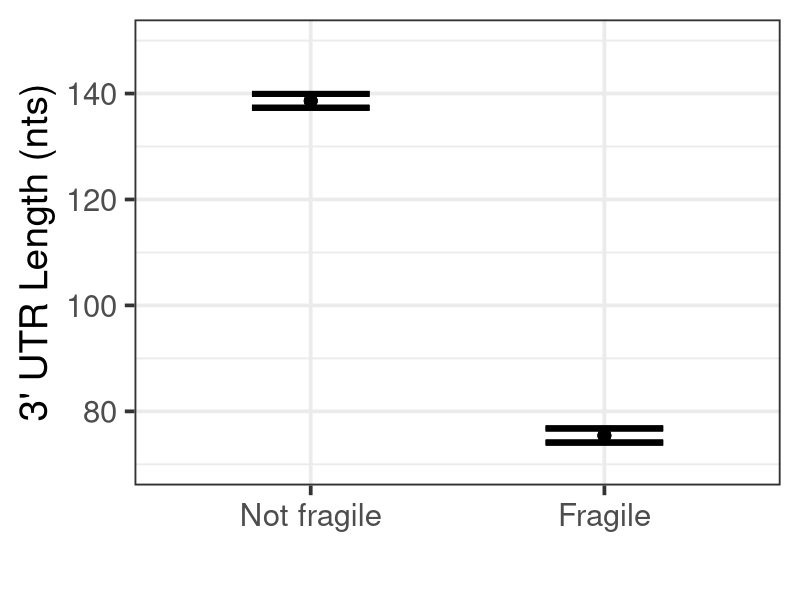
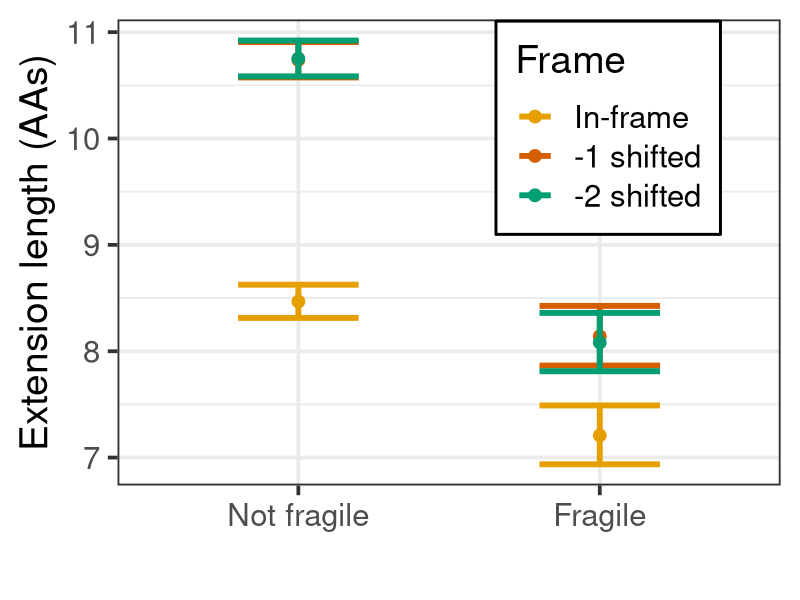
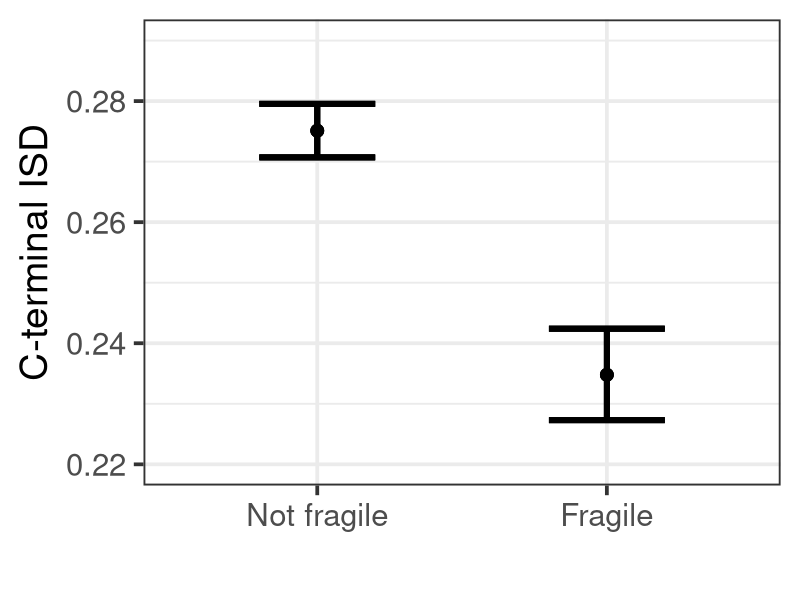
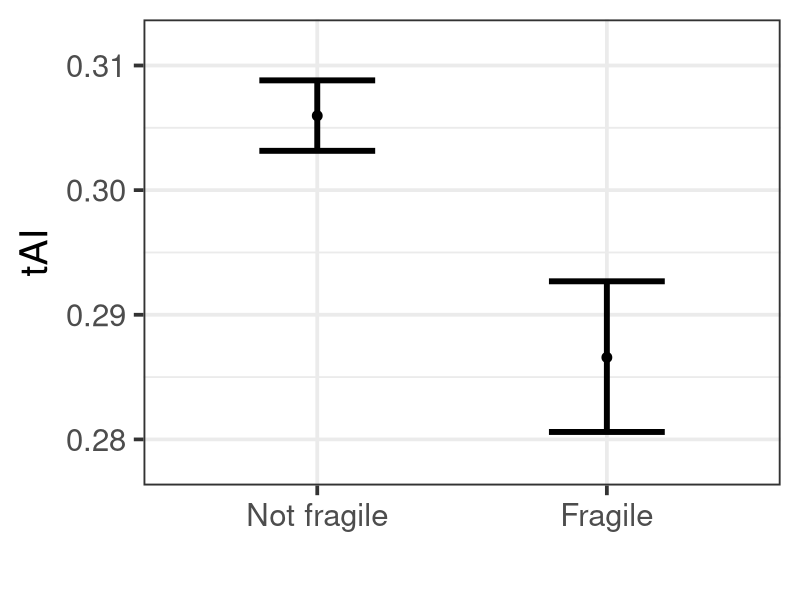

These figures' R source, in order:
# Figure 1 script.

# Load ribohits data.
ribohits.data <- read.table("Data/ribohits_data_tai_8-12-19.tsv", header = T, sep = "\t", stringsAsFactors = F)

# Load packages.
library(tidyverse)

# Gather length data by frame.
names(ribohits.data)[10:12] <- c("In-frame", "-1 shifted", "-2 shifted")
ribohits.frame <- ribohits.data %>% gather("In-frame", "-1 shifted", "-2 shifted", key = "Frame", value = "Length")

# Group by fragile proteins.
fragile.data <- group_by(ribohits.frame, Fragile, Frame) %>%
  summarise(UTR.mean = mean(log(Length.3UTR), na.rm = T),
            UTR.sd = sd(log(Length.3UTR), na.rm = T),
            UTR.N = length(log(Length.3UTR)),
            UTR.se = UTR.sd / sqrt(UTR.N),
            Length.mean = mean(log(Length), na.rm = T),
            Length.sd = sd(log(Length), na.rm = T),
            Length.N = sum(!is.na(Length)),
            Length.se = Length.sd / sqrt(Length.N),
            ISD.Last10.mean = mean(sqrt(ISD.Last10.iupred2), na.rm = T),
            ISD.Last10.sd = sd(sqrt(ISD.Last10.iupred2), na.rm = T),
            ISD.Last10.N = length(sqrt(ISD.Last10.iupred2)),
            ISD.Last10.se = ISD.Last10.sd / sqrt(ISD.Last10.N),
            tAI.mean = mean(tai.4.log, na.rm = T),
            tAI.sd = sd(tai.4.log, na.rm = T),
            tAI.N = sum(!is.na(tai.4.log)),
            tAI.se = tAI.sd / sqrt(tAI.N))
fragile.data$Frame <- factor(fragile.data$Frame)

# Plotting figures.
png(filename = "Scripts/Figures/Fragile_UTRLength_8-12-19.png", width = 350, height = 400)
ggplot(data = fragile.data,
       aes(x = factor(Fragile),
           y = exp(UTR.mean))) +
  geom_point(size = 4) +
  geom_errorbar(aes(ymin = exp(UTR.mean - UTR.se), ymax = exp(UTR.mean + UTR.se)), width = 0.4, size = 2) +
  scale_x_discrete(labels = c("Not fragile", "Fragile")) +
  xlab("") +
  ylab("3' UTR Length (nts)") +
  scale_y_continuous(limits = c(70, 150)) +
  theme_bw(base_size = 28)
dev.off()

png(filename = "Scripts/Figures/Fragile_ExtL_8-12-19.png", width = 400, height = 400)
ggplot(data = fragile.data,
       aes(x = factor(Fragile),
           y = exp(Length.mean),
           color = Frame)) +
  geom_point(size = 4) +
  geom_errorbar(aes(ymin = exp(Length.mean - Length.se), ymax = exp(Length.mean + Length.se)), width = 0.4, size = 2) +
  scale_x_discrete(labels = c("Not fragile", "Fragile")) +
  xlab("") +
  ylab("Extension length (AAs)") +
  theme_bw(base_size = 28) +
  scale_color_manual(breaks = c("In-frame", "-1 shifted", "-2 shifted"),
                     values = c("#E69F00", "#D55E00", "#009E73")) +
  theme(legend.position = c(0.74, 0.7675),
        legend.background = element_rect(fill = "white", size = 1, linetype = "solid", color = "black"),
        legend.spacing.y = unit(0.25, 'cm'), legend.key.size = unit(1.0, "cm"))
dev.off()

png(filename = "Scripts/Figures/Fragile_ISDLast10_8-12-19.png", width = 350, height = 400)
ggplot(data = fragile.data,
       aes(x = factor(Fragile),
           y = ISD.Last10.mean ^ 2)) +
  geom_point(size = 4) +
  geom_errorbar(aes(ymin = (ISD.Last10.mean - ISD.Last10.se)^2, ymax = (ISD.Last10.mean + ISD.Last10.se)^2),
                width = 0.4, size = 2) +
  scale_x_discrete(labels = c("Not fragile", "Fragile")) +
  scale_y_continuous(limits = c(0.22, 0.29)) +
  xlab("") +
  ylab("C-terminal ISD") +
  theme_bw(base_size = 28)
dev.off()

png(filename = "Scripts/Figures/Fragile_tAI4log_8-12-19.png", height = 400, width = 425)
ggplot(fragile.data[fragile.data$Frame == "In-frame",],
       aes(
         x = factor(Fragile),
         y = exp(tAI.mean)
       )) +
  geom_point(size = 3) +
  geom_errorbar(aes(ymin = exp(tAI.mean - tAI.se), ymax = exp(tAI.mean + tAI.se)),
                width = 0.4, size = 2) +
  ylab("tAI") +
  xlab("") +
  scale_y_continuous(limits = c(0.278, 0.312)) +
  scale_x_discrete(labels = c("Not fragile", "Fragile")) +
  theme_bw(base_size = 28)
dev.off()
